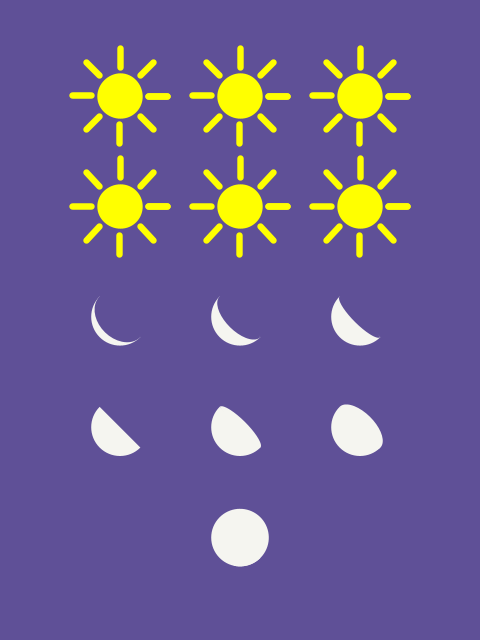
Frame 1 (no input)
Frame 2 (the mouse pressed at the canvas centre, redrawn once): identical to frame 1, image omitted

The Processing sketch that drew this single still picture (run headless with seeded random() and noise(); the mouse was pressed at the canvas centre and the sketch redrawn once):

// Processing sketch: six_days_seven_nights
// ── six_days_seven_nights.pde
// Manuale di Programmazione Cinematografica
// Daniele Olmisani, 2015

// Six Days Seven Nights (1998)

final color PAPER = color(95, 80, 151);
final color INK1 = color(255, 255, 0);
final color INK2 = color(245, 245, 240);

void setup() {
  size(480, 640);
  noLoop();
}

void draw() {
  final float S = min(width, height);
  
  translate(0.5*width, 0);
  scale(S);
  
  background(PAPER);
  
  int phase = 1;
  for (int j=0; j<2; j++) {
    for (int i=-1; i<2; i++) {
      drawSun(0.25*i, 0.20+0.23*j, 0.08, 8);
      drawMoon(0.25*i, 0.66+0.23*j, 0.12, phase++);
    }
  }
  drawMoon(0.00, 1.12, 0.12, 8);
  
  save ("six-days-seven-nights.png");
}

void drawSun(float x, float y, float r, int rays) {
  fill(INK1);
  stroke(INK1);
  strokeWeight(r/6.0);
  
  pushMatrix();
    translate(x, y);
    ellipseMode(CENTER);
    ellipse(0, 0, r, r);
    
    float offset = r/2.0 + r/4.0;
    
    for (int i=0; i<=rays; i++) {
      line(offset, 0, offset+r/2.0, 0);
      rotate(TWO_PI / rays);
    }
  popMatrix();
}

void drawMoon(float x, float y, float r, int phase) {
  pushMatrix();
    translate(x, y);
    rotate(HALF_PI/2.0);
    
    fill(INK2);
    noStroke();
    ellipseMode(CENTER);
    arc(0, 0, r, r, 0, PI, OPEN);    
    fill((phase<4) ? PAPER : INK2);
    float offset = abs(r/4 * (phase-4));
    float angle = (phase < 4) ? 0 : PI;
    arc(0, 0, r, offset, angle, angle+PI+1, OPEN);
  popMatrix();
}
